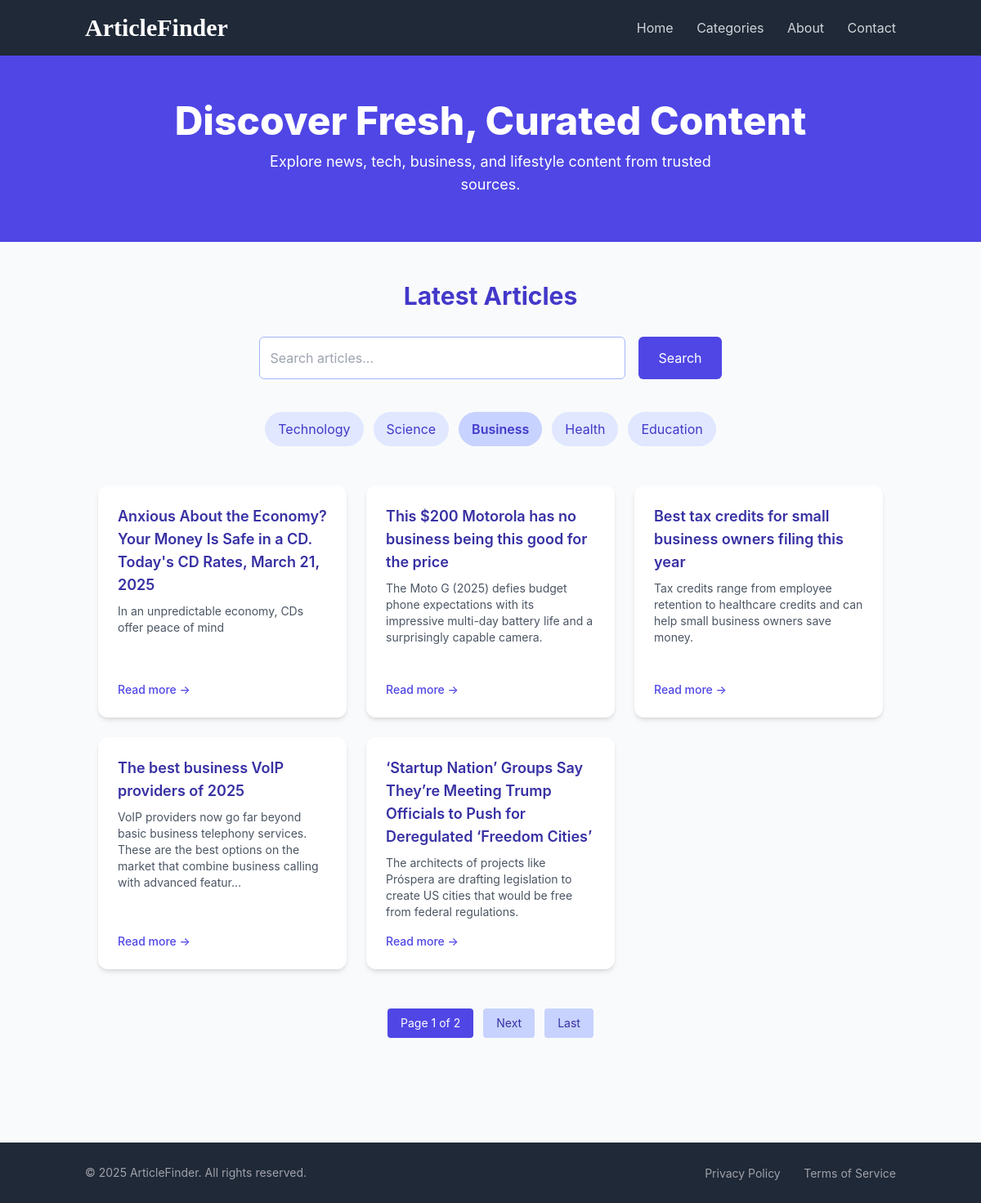
Screenshot of /?category=Business with the database file from the repository.
### articles/models.py (models this page shows, shortened)
class Article(models.Model):
    CATEGORY_CHOICES = [
        ('Technology', 'Technology'),
        ('Science', 'Science'),
        ('Business', 'Business'),
        ('Health', 'Health'),
        ('Education', 'Education'),
    ]
    title = models.CharField(max_length=200)
    link = models.URLField(blank=True, null=True)
    description = models.TextField(blank=True)
    pub_date = models.DateTimeField()
    category = models.CharField(
        max_length=100,
        choices=CATEGORY_CHOICES,
        default='Technology',  # or set to blank=True if not mandatory
    )

### articles/views.py (the view)
# urls.py: path('', views.article_list, name='home'),  # use name='home' here
def article_list(request):
    query = request.GET.get('q', '')
    category = request.GET.get('category', '')
    video_pattern = re.compile(r'(youtube\.com|vimeo\.com|iframe)', re.IGNORECASE)
    articles = Article.objects.exclude(description__iregex=video_pattern.pattern).order_by('-pub_date')
    if query:
        articles = articles.filter(title__icontains=query)
    if isinstance(category, str) and category.strip():
        articles = articles.filter(category__iexact=category.strip())
    paginator = Paginator(articles, 5)
    page_number = request.GET.get('page')
    page_obj = paginator.get_page(page_number)
    categories = ['Technology', 'Science', 'Business', 'Health', 'Education']
    return render(request, 'articles/article_list.html', {
        'page_obj': page_obj,
        'query': query,
        'category': category,
        'categories': categories,
    })

### articles/templates/articles/article_list.html (shortened to what this page needs)
<!DOCTYPE html>
<html lang="en">
<head>
    <script src="https://cdn.tailwindcss.com"></script>
</head>
<body class="bg-gray-50 text-gray-800 leading-relaxed">
    <nav class="navbar shadow-md py-4">
        <div class="container mx-auto flex justify-between items-center px-4">
            <a href="{% url 'home' %}" class="text-3xl font-bold text-white" style="font-family: 'Macondo', cursive;">
                ArticleFinder
            </a>
            <div class="space-x-6">
                <a href="{% url 'home' %}" class="nav-link text-gray-300">Home</a>
                <a href="{% url 'categories' %}" class="nav-link text-gray-300">Categories</a>
                <a href="{% url 'about' %}" class="nav-link text-gray-300">About</a>
                <a href="{% url 'contact' %}" class="nav-link text-gray-300">Contact</a>
            </div>
        </div>
    </nav>
    <section class="bg-indigo-600 text-white py-14 text-center">
        <h1 class="text-4xl sm:text-5xl font-extrabold mb-3">Discover Fresh, Curated Content</h1>
        <p class="text-md sm:text-lg max-w-xl mx-auto">
            Explore news, tech, business, and lifestyle content from trusted sources.
        </p>
    </section>
    <section class="container mx-auto py-12 px-4 sm:px-6 lg:px-8">
        <h2 class="text-3xl font-bold text-indigo-700 mb-8 text-center">Latest Articles</h2>
        <form method="GET" class="mb-10 flex flex-col sm:flex-row justify-center gap-4">
            <input
                type="text"
                name="q"
                placeholder="Search articles..."
                value="{{ query }}"
                class="w-full sm:max-w-md p-3 rounded-md border border-indigo-300 focus:ring-2 focus:ring-indigo-500 outline-none"
            >
            <button type="submit" class="px-6 py-3 bg-indigo-600 text-white rounded-md hover:bg-indigo-800">
                Search
            </button>
        </form>
        {% if categories %}
        <div class="flex flex-wrap justify-center gap-3 mb-12">
            {% for cat in categories %}
                <a href="?category={{ cat }}" class="px-4 py-2 rounded-full bg-indigo-100 text-indigo-700 hover:bg-indigo-200 transition-all duration-200 {% if category == cat %}font-semibold bg-indigo-200{% endif %}">
                    {{ cat }}
                </a>
            {% endfor %}
        </div>
        {% endif %}
<div class="grid grid-cols-1 sm:grid-cols-2 lg:grid-cols-3 gap-6 auto-rows-fr">
  {% for article in page_obj %}
    <div class="h-full">
      <div class="h-full flex flex-col justify-between p-6 bg-white rounded-xl shadow-md hover:shadow-lg transition-shadow duration-200">
        <div>
          <h3 class="text-lg font-semibold text-indigo-800 mb-2">{{ article.title }}</h3>
          <p class="text-gray-600 text-sm mb-4">
            {{ article.description|striptags|truncatechars:160 }}
          </p>
        </div>
        {% if article.link %}
          <a href="{{ article.link }}" target="_blank" rel="noopener noreferrer"
             class="text-indigo-600 hover:text-indigo-800 text-sm font-medium mt-auto">
            Read more →
          </a>
        {% else %}
          <p class="text-gray-400 text-sm">No link available</p>
        {% endif %}
      </div>
    </div>
  {% empty %}
    <p class="text-center text-gray-500 col-span-full">No articles found.</p>
  {% endfor %}
</div>
<div class="flex justify-center mt-12 space-x-3 flex-wrap items-center">
    <span class="px-4 py-2 text-sm bg-indigo-600 text-white rounded">
        Page {{ page_obj.number }} of {{ page_obj.paginator.num_pages }}
    </span>
    {% if page_obj.has_next %}
        <a href="?page={{ page_obj.next_page_number }}{% if query %}&q={{ query }}{% endif %}{% if category %}&category={{ category }}{% endif %}" class="px-4 py-2 text-sm bg-indigo-200 text-indigo-800 rounded hover:bg-indigo-400">Next</a>
        <a href="?page={{ page_obj.paginator.num_pages }}{% if query %}&q={{ query }}{% endif %}{% if category %}&category={{ category }}{% endif %}" class="px-4 py-2 text-sm bg-indigo-200 text-indigo-800 rounded hover:bg-indigo-400">Last</a>
    {% endif %}
</div>
    </section>
    <footer class="footer mt-20 py-6">
        <div class="container mx-auto px-4 flex flex-col sm:flex-row justify-between items-center">
            <p class="text-sm">&copy; 2025 ArticleFinder. All rights reserved.</p>
            <div class="space-x-6 mt-4 sm:mt-0">
                <a href="#" class="footer-link text-sm">Privacy Policy</a>
                <a href="#" class="footer-link text-sm">Terms of Service</a>
            </div>
        </div>
    </footer>
</body>
</html>

### articles/templates/articles/article_list.html (style rules this page uses)
body { font-family: 'Inter', sans-serif; background-color: #f9fafb; color: #333; }
.container { max-width: 1200px; margin: 0 auto; padding: 0 2rem; }
.navbar { background-color: #1f2937; color: white; }
.nav-link { transition: color 0.3s ease; }
.footer { background-color: #1f2937; color: #a1a1aa; }

### rows the page displays
Article: title "Anxious About the Economy? Your Money Is Safe in a CD. Today's CD Rates, March 21, 2025", description "In an unpredictable economy, CDs offer peace of mind"
Article: title "This $200 Motorola has no business being this good for the price", description "The Moto G (2025) defies budget phone expectations with its impressive multi-day battery life and a surprisingly capable camera."
Article: title "Best tax credits for small business owners filing this year", description "Tax credits range from employee retention to healthcare credits and can help small business owners save money."
Article: title "The best business VoIP providers of 2025", description "VoIP providers now go far beyond basic business telephony services. These are the best options on the market that combine business calling with advanced featur…"
Article: title "‘Startup Nation’ Groups Say They’re Meeting Trump Officials to Push for Deregulated ‘Freedom Cities’", description "The architects of projects like Próspera are drafting legislation to create US cities that would be free from federal regulations."

### other values shown
{{ cat }} "Technology" "Science" "Business" "Health" "Education"
{{ page_obj.number }} "1"
{{ page_obj.paginator.num_pages }} "2"
